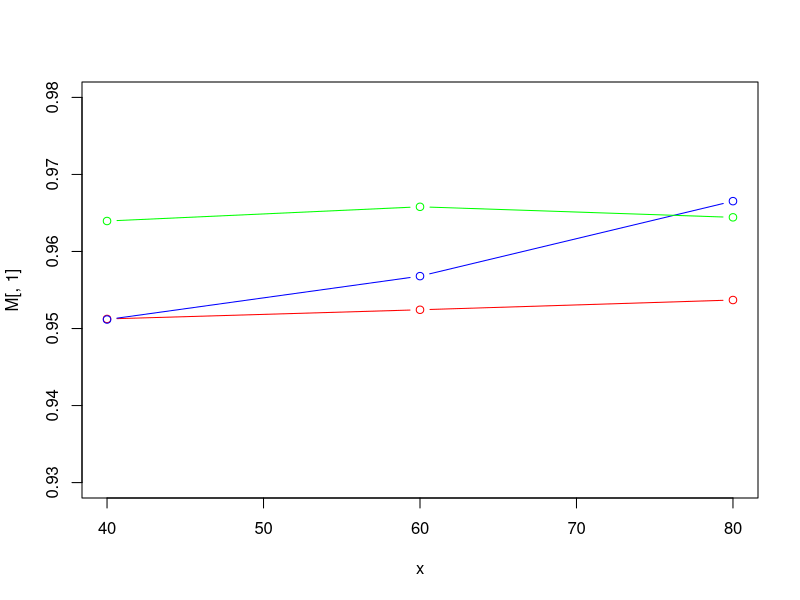

Recreate this plot in R.
library(class) 
library(e1071) 
library(MASS) 
data("iris")
Tit=iris

M=matrix(NA,3,3) 

ratio=c(40,60,80) 

for (j in 1:3){ 
  
  
  
  acc=c(0,0) 
  
  mc=1000 
  
  for(i in 1:mc){ 
    
    n=nrow(Tit) 
    
    indexes = sample(n,n*(ratio[j]/100)) 
    
    trainset = Tit[indexes,] 
    
    testset = Tit[-indexes,] 
    
    #NB 
    
    m <- naiveBayes(Species ~ ., data = trainset) 
    
    actual=testset$Species 
    
    pred= predict(m, testset) 
    
    tab=table(pred,actual)  # confusion matrix  
    
    accuracy=mean(pred==actual) 
    
    # Mulitnomial Logistic Regression 
    
    library(nnet) 
    
    mlr<- multinom(Species ~ ., data = trainset) 
    
    pred_mlr= predict(mlr, testset) 
    
    accuracy_mlr=mean(pred_mlr==actual) 
    # SVM Logistic Regression 
    
    
    svm_model<- svm(Species ~ ., data = trainset,kernel='linear') 
    
    pred_svm= predict(svm_model, testset) 
    
    accuracy_svm=mean(pred_svm==actual) 
    
    
    vector_accuracy = c(accuracy,accuracy_mlr,accuracy_svm) 
    acc=acc+(1/mc)*vector_accuracy
    
  } 
  
  M[j,]= acc 
  
} 

M

x=ratio 

plot(x, M[,1],ylim=c(0.93,.98),col='red', type='b') 

lines(x, M[,2],col='blue', type='b') 

lines(x, M[,3],col='green', type='b') 
